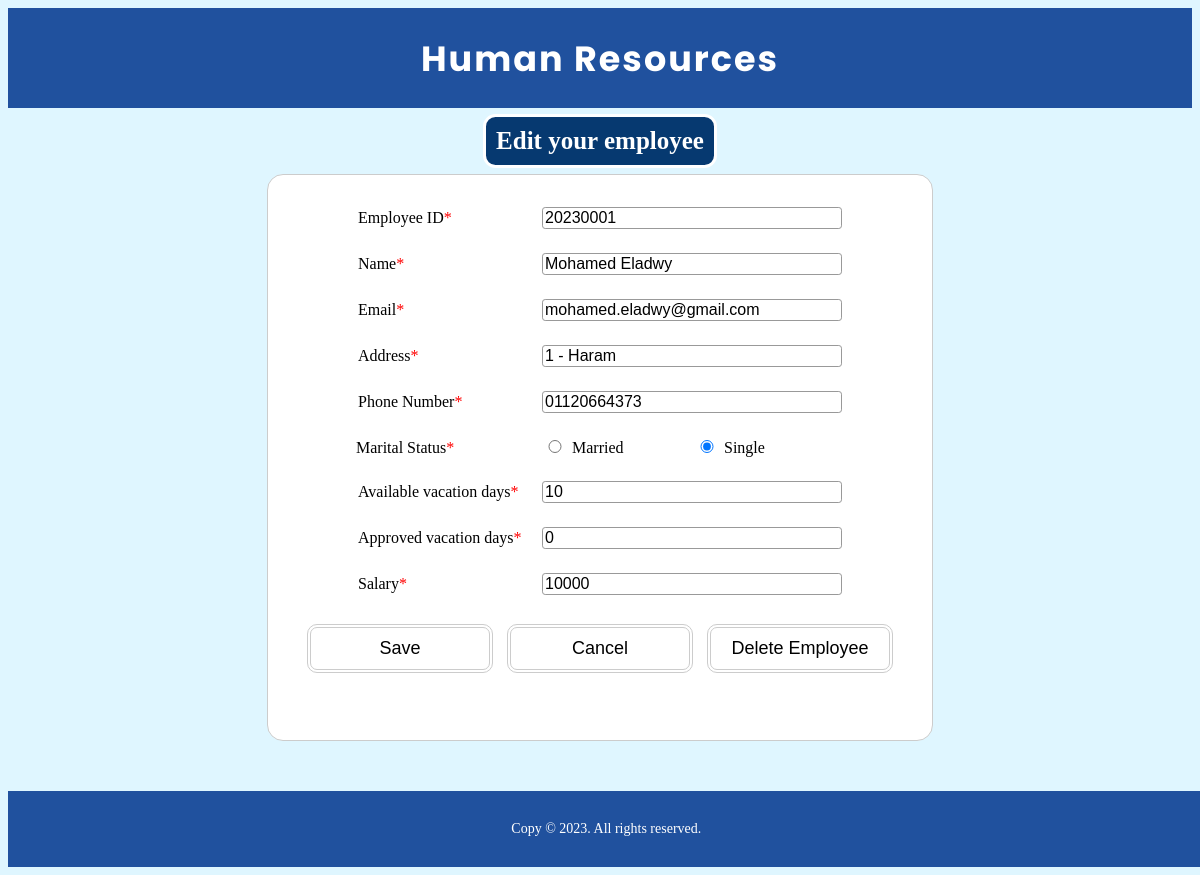
/search-employee/edit-employee/20230001, run on the app's committed database.
### HumanResources/models.py (models this page shows, shortened)
class Employee(models.Model):
    GENDER_CHOICES = (
        ('M', 'Male'),
        ('F', 'Female'),
    )
    MARITAL_STATUS_CHOICES = (
        ('S', 'Single'),
        ('M', 'Married'),
    )
    id = models.IntegerField(default=20230000, primary_key=True)
    name = models.CharField(max_length=100)
    email = models.EmailField(default="mail@gmail.com")
    phoneNumber = models.CharField(max_length=20)
    address = models.CharField(max_length=100)
    gender = models.CharField(
        max_length=1, choices=GENDER_CHOICES, default='M')
    maritalStatus = models.CharField(
        max_length=1, choices=MARITAL_STATUS_CHOICES, null=True)
    availableVacationDays = models.IntegerField(default=0)
    approvedVacationDays = models.IntegerField(default=0)
    salary = models.IntegerField()
    birthDay = models.DateField(null=True)

### HumanResources/views.py (the view, shortened to what this page needs)
# urls.py: path('search-employee/edit-employee/<int:employeeId>', views.editEmployeeForm, name='editEmployeeForm'),
def editEmployeeForm(request: HttpRequest, employeeId: int):
    employee = Employee.objects.get(id=employeeId)
    form = initialFormData(employee)
    return render(request, 'pages/edit-employee.html', {
        'form': form,
        'id': employee.id
    })

### HumanResources/views.py (called while the page is built)
def initialFormData(employee: Employee, isDesiabled: bool = True) -> EmployeeForm:
    initialData = {
        'id': employee.id,
        'name': employee.name,
        'email': employee.email,
        'address': employee.address,
        'phoneNumber': employee.phoneNumber,
        'gender': employee.gender,
        'maritalStatus': employee.maritalStatus,
        'availableVacationDays': employee.availableVacationDays,
        'approvedVacationDays': employee.approvedVacationDays,
        'salary': employee.salary,
        'birthDay': employee.birthDay
    }
    form = EmployeeForm(initial=initialData)
    return form

### HumanResources/templates/pages/edit-employee.html (shortened to what this page needs)
{% extends './base.html' %}
{% load static %}
{% block styleSheets %}
<link rel="stylesheet" href="{% static 'styles/index-style.css' %}" />
<link rel="stylesheet" href="{% static 'styles/form-style.css' %}">
{% endblock styleSheets %}
{% block body %}
<div class="form-container">
    <h2>Edit your employee</h2>
    {% if id %}
    <form id="edit-employee-form" action="{% url 'editEmployeeForm' id %}" method='post'>
        {% for field in form %}
        <div class="form-element">
            <label for="{{ field.id_for_label }}">{{ field.label }}<span aria-label="required">*</span></label>
            {{ field }}
        </div>
        {% endfor %}
        <div class="form-element">
            <button id="save-btn" type="submit">Save</button>
            <a href="{% url 'searchEmployee' %}"><button id="cancel-btn" type="button">Cancel</button></a>
            <a href="{% url 'deleteEmployee' id %}"><button id="delete-btn" type="button">Delete Employee</button></a>
        </div>
        <p class="errorMessage">{{ errorMessage }}</p>
    </form>
    {% else %}
        <p class="errorMessage">{{ errorMessage }}</p>
        <a href="{% url 'searchEmployee' %}"><button id="cancel-btn" type="button">Back to Search</button></a>
    {% endif %}
</div>
{% endblock body %}

### HumanResources/static/styles/index-style.css (style rules this page uses)
body { background-color: #DFF6FF; }

### HumanResources/static/styles/form-style.css (style rules this page uses)
.form-container { text-align: center; }
.form-container h2 { font-size: 25px; color: white; background-color: #063970; width: fit-content; padding: 10px; border-style: solid; border-radius: 0.5em; margin: 0.5% auto; text-align: center; }
.errorMessage { color: red; background-color: white; text-align: center; width: fit-content; font-size: 25px; font-weight: bold; margin: 0.2em auto; padding: 10px; border-radius: 1em; }
form { color: black; background-color: white; margin: 0 auto; width: 600px; padding: 2em; border: 1px solid #ccc; border-radius: 1em; }
.form-element+.form-element { margin-top: 1.5em; }
#maritalStatus { display: inline-block; width: 19em; text-align: left; }
#maritalStatus div { display: inline-block; width: 50%; }
label { display: inline-block; width: 180px; text-align: left; }
input[type="radio"] { width: 20px; }
input, textarea { font: 1em sans-serif; width: 300px; box-sizing: border-box; border: 1px solid #999; border-radius: 0.2em; }
[aria-label="required"] { color: red; }
form div:last-child { text-align: center; }
button { display: inline-block; background-color: #ffffff; border-radius: 10px; border: 4px double #cccccc; color: #000000; text-align: center; font-size: 18px; padding: 10px; width: 186px; transition: all 0.3s; cursor: pointer; margin: 5px; }

### data on the page
Employee: form "20230001" "Mohamed Eladwy" "mohamed.eladwy@gmail.com" "1 - Haram" "01120664373" "☐ Married ☑ Single" "10" "0" "10000"

### other printed values
{{ field.label }} "Employee ID" "Name" "Email" "Address" "Phone Number" "Marital Status" "Available vacation days" "Approved vacation days" "Salary"
